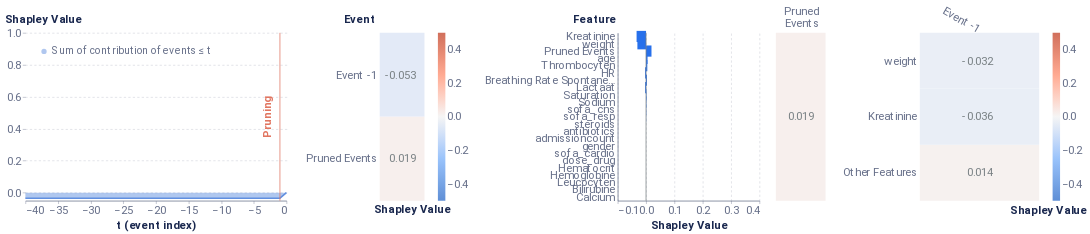

The cell this chart's notebook holds for it:
### Code cell
import shap
from timeshap.explainer import local_report

pruning_dict = {'tol': 0.025}
event_dict = {'rs': 42, 'nsamples': 281}
feature_dict = {'rs': 42, 'nsamples': 281, 'feature_names': train_features, 'plot_features': plot_feats}
cell_dict = {'rs': 42, 'nsamples': 281, 'top_x_feats': 2, 'top_x_events': 2}
local_report(f_hs, pos_x_data, pruning_dict, event_dict, feature_dict, cell_dict, average_event, entity_uuid=positive_incorrect_id, entity_col='admissionid')

### Figure 1 — Vega-Lite specification as saved in the notebook (floating-point values rounded to 4 significant figures)
{"config": {"axis": {"domain": true, "domainColor": "#666F89", "grid": false, "gridCap": "round", "gridColor": "#B3B7C4", "gridDash": [2, 4], "gridWidth": 0.5, "labelColor": "#666F89", "labelFont": "Roboto, Arial, sans-serif", "labelPadding": 2, "tickColor": "#666F89", "tickOpacity": 0.5, "tickSize": 4, "titleColor": "#19274E", "titleFont": "Roboto, Arial, sans-serif", "titleFontSize": 12}, "axisBand": {"domain": true, "labelPadding": 4, "ticks": false}, "axisY": {"domain": false, "titleAlign": "left", "titleAngle": 0, "titleX": -20, "titleY": -10}, "legend": {"labelColor": "#666F89", "labelFont": "Roboto, Arial, sans-serif", "labelFontSize": 12, "symbolSize": 40, "titleColor": "#19274E", "titleFont": "Roboto, Arial, sans-serif", "titleFontSize": 12, "titlePadding": 4}, "arc": {"stroke": "#FFFFFF", "strokeWidth": 1}, "bar": {"fill": "#2770EB", "stroke": null}, "line": {"stroke": "#2770EB", "strokeWidth": 2}, "path": {"stroke": "#2770EB", "strokeWidth": 0.5}, "point": {"fill": "#2770EB", "shape": "circle", "filled": true}, "rect": {"fill": "#2770EB"}, "rule": {"stroke": "#666F89"}, "shape": {"stroke": "#2770EB"}, "text": {"color": "#19274E", "font": "Roboto, Arial, sans-serif", "fontSize": 12}, "range": {"category": ["#2770EB", "#77B98A", "#DA5252", "#FFC400", "#A87AEA", "#00A39E", "#19274E"], "diverging": ["#006360", "#2BB3AE", "#96D9D7", "#FFFFFF", "#EDAAAA", "#DA5252", "#811D1D"], "heatmap": ["#18448F", "#1B4EA5", "#2770EB", "#4C88EE", "#82ACF3", "#A6C4F7", "#E9F1FD"], "ramp": ["#18448F", "#1B4EA5", "#2770EB", "#4C88EE", "#82ACF3", "#A6C4F7", "#E9F1FD"]}, "background": "#FFFFFF", "group": {"fill": "#FFFFFF"}, "header": {"labelColor": "#19274E", "labelFont": "Roboto, Arial, sans-serif", "labelFontSize": 12, "titleColor": "#19274E", "titleFont": "Roboto, Arial, sans-serif", "titleFontSize": 16}, "title": {"anchor": "start", "color": "#19274E", "font": "Roboto, Arial, sans-serif", "fontSize": 20, "fontWeight": "bold", "offset": 20, "subtitleColor": "#19274E", "subtitleFontSize": 16}, "view": {"continuousHeight": 300, "continuousWidth": 400, "stroke": "transparent"}}, "hconcat": [{"layer": [{"mark": {"type": "area", "opacity": 0.5}, "encoding": {"color": {"field": "Coalition", "legend": {"fillColor": "white", "labelFontSize": 14, "labelLimit": 0, "orient": "top-left", "symbolSize": 50, "symbolStrokeWidth": 0, "title": null}, "scale": {"domain": ["Sum of contribution of events ≤ t"], "range": ["#618FE0"]}, "type": "nominal"}, "x": {"axis": {"labelFontSize": 15, "title": "t (event index)", "titleFontSize": 15}, "field": "t (event index)", "type": "quantitative"}, "y": {"axis": {"grid": true, "labelFontSize": 15, "titleFontSize": 15, "titleX": -28}, "field": "Shapley Value", "scale": {"domain": [-0.05, 1]}, "type": "quantitative"}}}, {"mark": "line", "encoding": {"color": {"field": "Coalition", "legend": {"fillColor": "white", "labelFontSize": 14, "labelLimit": 0, "orient": "top-left", "symbolSize": 50, "symbolStrokeWidth": 0, "title": null}, "scale": {"domain": ["Sum of contribution of events ≤ t"], "range": ["#618FE0"]}, "type": "nominal"}, "x": {"axis": {"labelFontSize": 15, "title": "t (event index)", "titleFontSize": 15}, "field": "t (event index)", "type": "quantitative"}, "y": {"axis": {"grid": true, "labelFontSize": 15, "titleFontSize": 15, "titleX": -28}, "field": "Shapley Value", "scale": {"domain": [-0.05, 1]}, "type": "quantitative"}}}, {"data": {"name": "data-a78e7365baaeffdc97857c4e82cc8124"}, "mark": {"type": "rule", "color": "#E17560"}, "encoding": {"x": {"field": "x", "type": "quantitative"}}}, {"data": {"name": "data-c1d76f8e2a7238ada1f530b85ecb2589"}, "mark": {"type": "text", "angle": 270, "color": "#E17560", "fontSize": 15, "fontWeight": "bold", "text": "Pruning"}, "encoding": {"x": {"field": "x", "type": "quantitative"}}}], "data": {"name": "data-e7f1e488fecb4313227b9d4ff44bf7d8"}, "height": 225, "width": 350}, {"layer": [{"mark": "rect", "encoding": {"color": {"field": "rounded", "legend": {"gradientLength": 225, "gradientThickness": 10, "labelFontSize": 15, "orient": "right"}, "scale": {"domain": [-0.5, 0.5], "range": ["#5f8fd6", "#99c3fb", "#f5f5f5", "#ffaa92", "#d16f5b"]}, "title": null, "type": "quantitative"}, "x": {"axis": {"title": "Shapley Value", "titleFontSize": 15}, "field": "column", "type": "ordinal"}, "y": {"axis": {"domain": false, "labelFontSize": 15, "title": "Event", "titleFontSize": 15, "titleX": -49}, "field": "Feature", "sort": ["Event -1", "Pruned Events"], "type": "ordinal"}}}, {"mark": {"type": "text", "align": "right", "baseline": "middle", "color": "#798184", "dx": 18, "fontSize": 15}, "encoding": {"text": {"field": "rounded_str", "type": "nominal"}, "x": {"axis": {"domain": false, "labels": false, "title": "Shapley Value", "titleX": 43}, "field": "column", "type": "ordinal"}, "y": {"axis": {"domain": false, "labelFontSize": 15, "title": "Event", "titleFontSize": 15, "titleX": -49}, "field": "Feature", "sort": ["Event -1", "Pruned Events"], "type": "ordinal"}}}], "data": {"name": "data-87882a16e3c1d3abfbfda84b9973d398"}, "height": 225, "width": 60}, {"layer": [{"data": {"name": "data-1926da0ac0104273abf93142a8770cca"}, "mark": {"type": "bar", "size": 15, "thickness": 1}, "encoding": {"x": {"axis": {"grid": true, "labelFontSize": 15, "title": "Shapley Value", "titleFontSize": 15}, "field": "Shapley Value", "scale": {"domain": [-0.1, 0.4]}, "type": "quantitative"}, "y": {"axis": {"labelFontSize": 15, "title": "Feature", "titleFontSize": 15, "titleX": -61}, "field": "Feature", "sort": {"field": "sort_col", "order": "descending"}, "type": "nominal"}}}, {"data": {"name": "data-9c00aa9dc2b1c1a0b4bf9b34ead12925"}, "mark": {"type": "rule", "color": "#798184"}, "encoding": {"x": {"field": "x", "type": "quantitative"}}}], "height": 225, "width": 190}, {"hconcat": [{"layer": [{"mark": "rect", "encoding": {"color": {"field": "rounded", "legend": null, "scale": {"domain": [-0.5, 0.5], "range": ["#5f8fd6", "#99c3fb", "#f5f5f5", "#ffaa92", "#d16f5b"]}, "title": null, "type": "quantitative"}, "x": {"axis": {"titleFontSize": 15}, "field": "Event", "type": "nominal"}, "y": {"axis": {"domain": false, "labels": false, "title": null}, "field": "Feature", "type": "nominal"}}}, {"mark": {"type": "text", "align": "right", "baseline": "middle", "color": "#798184", "dx": 18, "fontSize": 15}, "encoding": {"text": {"field": "rounded_str", "type": "nominal"}, "x": {"axis": {"domain": false, "labelAngle": 0, "labelFontSize": 15, "labelOffset": 24, "labelPadding": 30, "orient": "top", "title": null}, "field": "Event", "type": "nominal"}, "y": {"axis": {"domain": false, "labels": false, "title": null}, "field": "Feature", "type": "nominal"}}}], "data": {"name": "data-25e68bf8d119cce61e47b319442c8daf"}, "height": 225, "width": 66.67}, {"layer": [{"mark": "rect", "encoding": {"color": {"field": "rounded", "legend": {"gradientLength": 225, "gradientThickness": 10, "labelFontSize": 15, "orient": "right"}, "scale": {"domain": [-0.5, 0.5], "range": ["#5f8fd6", "#99c3fb", "#f5f5f5", "#ffaa92", "#d16f5b"]}, "title": null, "type": "quantitative"}, "x": {"axis": {"titleFontSize": 15}, "field": "Event", "sort": ["Event -1"], "type": "nominal"}, "y": {"axis": {"domain": false, "labelFontSize": 15, "title": null}, "field": "Feature", "sort": ["weight", "Kreatinine"], "type": "nominal"}}}, {"mark": {"type": "text", "align": "right", "baseline": "middle", "color": "#798184", "dx": 18, "fontSize": 15}, "encoding": {"text": {"field": "rounded_str", "type": "nominal"}, "x": {"axis": {"domain": false, "labelAngle": 30, "labelFontSize": 15, "orient": "top", "title": "Shapley Value", "titleX": 172, "titleY": 245}, "field": "Event", "sort": ["Event -1"], "type": "nominal"}, "y": {"axis": {"domain": false, "labelFontSize": 15, "title": null}, "field": "Feature", "sort": ["weight", "Kreatinine"], "type": "nominal"}}}], "data": {"name": "data-fae0d47bba9209ec70dcf70edb8fbdfa"}, "height": 225, "width": 160}], "resolve": {"scale": {"color": "independent"}}}], "resolve": {"scale": {"color": "independent"}}, "$schema": "https://vega.github.io/schema/vega-lite/v4.17.0.json", "datasets": {"data-e7f1e488fecb4313227b9d4ff44bf7d8": [{"Coalition": "Sum of contribution of events > t", "t (event index)": 0, "Shapley Value": -0.03421}, {"Coalition": "Sum of contribution of events ≤ t", "t (event index)": 0, "Shapley Value": 0.0}, {"Coalition": "Sum of contribution of events > t", "t (event index)": -1, "Shapley Value": 0.0}, {"Coalition": "Sum of contribution of events ≤ t", "t (event index)": -1, "Shapley Value": -0.03421}, {"Coalition": "Sum of contribution of events > t", "t (event index)": -2, "Shapley Value": 0.0}, {"Coalition": "Sum of contribution of events ≤ t", "t (event index)": -2, "Shapley Value": -0.03421}, {"Coalition": "Sum of contribution of events > t", "t (event index)": -3, "Shapley Value": 0.0}, {"Coalition": "Sum of contribution of events ≤ t", "t (event index)": -3, "Shapley Value": -0.03421}, {"Coalition": "Sum of contribution of events > t", "t (event index)": -4, "Shapley Value": 0.0}, {"Coalition": "Sum of contribution of events ≤ t", "t (event index)": -4, "Shapley Value": -0.03421}, {"Coalition": "Sum of contribution of events > t", "t (event index)": -5, "Shapley Value": 0.0}, {"Coalition": "Sum of contribution of events ≤ t", "t (event index)": -5, "Shapley Value": -0.03421}, {"Coalition": "Sum of contribution of events > t", "t (event index)": -6, "Shapley Value": 0.0}, {"Coalition": "Sum of contribution of events ≤ t", "t (event index)": -6, "Shapley Value": -0.03421}, {"Coalition": "Sum of contribution of events > t", "t (event index)": -7, "Shapley Value": 0.0}, {"Coalition": "Sum of contribution of events ≤ t", "t (event index)": -7, "Shapley Value": -0.03421}, {"Coalition": "Sum of contribution of events > t", "t (event index)": -8, "Shapley Value": 0.0}, {"Coalition": "Sum of contribution of events ≤ t", "t (event index)": -8, "Shapley Value": -0.03421}, {"Coalition": "Sum of contribution of events > t", "t (event index)": -9, "Shapley Value": 0.0}, {"Coalition": "Sum of contribution of events ≤ t", "t (event index)": -9, "Shapley Value": -0.03421}, {"Coalition": "Sum of contribution of events > t", "t (event index)": -10, "Shapley Value": 0.0}, {"Coalition": "Sum of contribution of events ≤ t", "t (event index)": -10, "Shapley Value": -0.03421}, {"Coalition": "Sum of contribution of events > t", "t (event index)": -11, "Shapley Value": 0.0}, {"Coalition": "Sum of contribution of events ≤ t", "t (event index)": -11, "Shapley Value": -0.03421}, {"Coalition": "Sum of contribution of events > t", "t (event index)": -12, "Shapley Value": 0.0}, {"Coalition": "Sum of contribution of events ≤ t", "t (event index)": -12, "Shapley Value": -0.03421}, {"Coalition": "Sum of contribution of events > t", "t (event index)": -13, "Shapley Value": 0.0}, {"Coalition": "Sum of contribution of events ≤ t", "t (event index)": -13, "Shapley Value": -0.03421}, {"Coalition": "Sum of contribution of events > t", "t (event index)": -14, "Shapley Value": 0.0}, {"Coalition": "Sum of contribution of events ≤ t", "t (event index)": -14, "Shapley Value": -0.03421}, {"Coalition": "Sum of contribution of events > t", "t (event index)": -15, "Shapley Value": 0.0}, {"Coalition": "Sum of contribution of events ≤ t", "t (event index)": -15, "Shapley Value": -0.03421}, {"Coalition": "Sum of contribution of events > t", "t (event index)": -16, "Shapley Value": 0.0}, {"Coalition": "Sum of contribution of events ≤ t", "t (event index)": -16, "Shapley Value": -0.03421}, {"Coalition": "Sum of contribution of events > t", "t (event index)": -17, "Shapley Value": 0.0}, {"Coalition": "Sum of contribution of events ≤ t", "t (event index)": -17, "Shapley Value": -0.03421}, {"Coalition": "Sum of contribution of events > t", "t (event index)": -18, "Shapley Value": 0.0}, {"Coalition": "Sum of contribution of events ≤ t", "t (event index)": -18, "Shapley Value": -0.03421}, {"Coalition": "Sum of contribution of events > t", "t (event index)": -19, "Shapley Value": 0.0}, {"Coalition": "Sum of contribution of events ≤ t", "t (event index)": -19, "Shapley Value": -0.03421}, {"Coalition": "Sum of contribution of events > t", "t (event index)": -20, "Shapley Value": 0.0}, {"Coalition": "Sum of contribution of events ≤ t", "t (event index)": -20, "Shapley Value": -0.03421}, {"Coalition": "Sum of contribution of events > t", "t (event index)": -21, "Shapley Value": 0.0}, {"Coalition": "Sum of contribution of events ≤ t", "t (event index)": -21, "Shapley Value": -0.03421}, {"Coalition": "Sum of contribution of events > t", "t (event index)": -22, "Shapley Value": 0.0}, {"Coalition": "Sum of contribution of events ≤ t", "t (event index)": -22, "Shapley Value": -0.03421}, {"Coalition": "Sum of contribution of events > t", "t (event index)": -23, "Shapley Value": 0.0}, {"Coalition": "Sum of contribution of events ≤ t", "t (event index)": -23, "Shapley Value": -0.03421}, {"Coalition": "Sum of contribution of events > t", "t (event index)": -24, "Shapley Value": 0.0}, {"Coalition": "Sum of contribution of events ≤ t", "t (event index)": -24, "Shapley Value": -0.03421}, {"Coalition": "Sum of contribution of events > t", "t (event index)": -25, "Shapley Value": 0.0}, {"Coalition": "Sum of contribution of events ≤ t", "t (event index)": -25, "Shapley Value": -0.03421}, {"Coalition": "Sum of contribution of events > t", "t (event index)": -26, "Shapley Value": 0.0}, {"Coalition": "Sum of contribution of events ≤ t", "t (event index)": -26, "Shapley Value": -0.03421}, {"Coalition": "Sum of contribution of events > t", "t (event index)": -27, "Shapley Value": 0.0}, {"Coalition": "Sum of contribution of events ≤ t", "t (event index)": -27, "Shapley Value": -0.03421}, {"Coalition": "Sum of contribution of events > t", "t (event index)": -28, "Shapley Value": 0.0}, {"Coalition": "Sum of contribution of events ≤ t", "t (event index)": -28, "Shapley Value": -0.03421}, {"Coalition": "Sum of contribution of events > t", "t (event index)": -29, "Shapley Value": 0.0}, {"Coalition": "Sum of contribution of events ≤ t", "t (event index)": -29, "Shapley Value": -0.03421}, {"Coalition": "Sum of contribution of events > t", "t (event index)": -30, "Shapley Value": 0.0}, {"Coalition": "Sum of contribution of events ≤ t", "t (event index)": -30, "Shapley Value": -0.03421}, {"Coalition": "Sum of contribution of events > t", "t (event index)": -31, "Shapley Value": 0.0}, {"Coalition": "Sum of contribution of events ≤ t", "t (event index)": -31, "Shapley Value": -0.03421}, {"Coalition": "Sum of contribution of events > t", "t (event index)": -32, "Shapley Value": 0.0}, {"Coalition": "Sum of contribution of events ≤ t", "t (event index)": -32, "Shapley Value": -0.03421}, {"Coalition": "Sum of contribution of events > t", "t (event index)": -33, "Shapley Value": 0.0}, {"Coalition": "Sum of contribution of events ≤ t", "t (event index)": -33, "Shapley Value": -0.03421}, {"Coalition": "Sum of contribution of events > t", "t (event index)": -34, "Shapley Value": 0.0}, {"Coalition": "Sum of contribution of events ≤ t", "t (event index)": -34, "Shapley Value": -0.03421}, {"Coalition": "Sum of contribution of events > t", "t (event index)": -35, "Shapley Value": 0.0}, {"Coalition": "Sum of contribution of events ≤ t", "t (event index)": -35, "Shapley Value": -0.03421}, {"Coalition": "Sum of contribution of events > t", "t (event index)": -36, "Shapley Value": 0.0}, {"Coalition": "Sum of contribution of events ≤ t", "t (event index)": -36, "Shapley Value": -0.03421}, {"Coalition": "Sum of contribution of events > t", "t (event index)": -37, "Shapley Value": 0.0}, {"Coalition": "Sum of contribution of events ≤ t", "t (event index)": -37, "Shapley Value": -0.03421}, {"Coalition": "Sum of contribution of events > t", "t (event index)": -38, "Shapley Value": 0.0}, {"Coalition": "Sum of contribution of events ≤ t", "t (event index)": -38, "Shapley Value": -0.03421}, {"Coalition": "Sum of contribution of events > t", "t (event index)": -39, "Shapley Value": 0.0}, {"Coalition": "Sum of contribution of events ≤ t", "t (event index)": -39, "Shapley Value": -0.03421}, {"Coalition": "Sum of contribution of events > t", "t (event index)": -40, "Shapley Value": 0.0}, {"Coalition": "Sum of contribution of events ≤ t", "t (event index)": -40, "Shapley Value": -0.03421}], "data-a78e7365baaeffdc97857c4e82cc8124": [{"x": -1}], "data-c1d76f8e2a7238ada1f530b85ecb2589": [{"x": -3}], "data-87882a16e3c1d3abfbfda84b9973d398": [{"Shapley Value": -0.05337, "Feature": "Event -1", "row": 1, "column": 1, "rounded": -0.053, "rounded_str": "-0.053"}, {"Shapley Value": 0.01916, "Feature": "Pruned Events", "row": 2, "column": 1, "rounded": 0.019, "rounded_str": "0.019"}], "data-1926da0ac0104273abf93142a8770cca": [{"Random seed": 42, "NSamples": 281, "Feature": "steroids", "Shapley Value": 0.0, "sort_col": 0.0}, {"Random seed": 42, "NSamples": 281, "Feature": "antibiotics", "Shapley Value": 0.0, "sort_col": 0.0}, {"Random seed": 42, "NSamples": 281, "Feature": "admissioncount", "Shapley Value": 0.0, "sort_col": 0.0}, {"Random seed": 42, "NSamples": 281, "Feature": "gender", "Shapley Value": 0.0, "sort_col": 0.0}, {"Random seed": 42, "NSamples": 281, "Feature": "age", "Shapley Value": 0.005333, "sort_col": 0.005333}, {"Random seed": 42, "NSamples": 281, "Feature": "weight", "Shapley Value": -0.0305, "sort_col": 0.0305}, {"Random seed": 42, "NSamples": 281, "Feature": "sofa_resp", "Shapley Value": 0.0004452, "sort_col": 0.0004452}, {"Random seed": 42, "NSamples": 281, "Feature": "sofa_cns", "Shapley Value": 0.0007037, "sort_col": 0.0007037}, {"Random seed": 42, "NSamples": 281, "Feature": "sofa_cardio", "Shapley Value": 0.0, "sort_col": 0.0}, {"Random seed": 42, "NSamples": 281, "Feature": "dose_drug", "Shapley Value": 0.0, "sort_col": 0.0}, {"Random seed": 42, "NSamples": 281, "Feature": "Hematocrit", "Shapley Value": 0.0, "sort_col": 0.0}, {"Random seed": 42, "NSamples": 281, "Feature": "Hemoglobine", "Shapley Value": 0.0, "sort_col": 0.0}, {"Random seed": 42, "NSamples": 281, "Feature": "Leucocyten", "Shapley Value": 0.0, "sort_col": 0.0}, {"Random seed": 42, "NSamples": 281, "Feature": "Thrombocyten", "Shapley Value": 0.004493, "sort_col": 0.004493}, {"Random seed": 42, "NSamples": 281, "Feature": "Bilirubine", "Shapley Value": 0.0, "sort_col": 0.0}, {"Random seed": 42, "NSamples": 281, "Feature": "Kreatinine", "Shapley Value": -0.03333, "sort_col": 0.03333}, {"Random seed": 42, "NSamples": 281, "Feature": "Lactaat", "Shapley Value": -0.003179, "sort_col": 0.003179}, {"Random seed": 42, "NSamples": 281, "Feature": "Breathing Rate Spontaneous", "Shapley Value": 0.003283, "sort_col": 0.003283}, {"Random seed": 42, "NSamples": 281, "Feature": "Sodium", "Shapley Value": 0.001008, "sort_col": 0.001008}, {"Random seed": 42, "NSamples": 281, "Feature": "Calcium", "Shapley Value": 0.0, "sort_col": 0.0}, {"Random seed": 42, "NSamples": 281, "Feature": "HR", "Shapley Value": -0.003308, "sort_col": 0.003308}, {"Random seed": 42, "NSamples": 281, "Feature": "Saturation", "Shapley Value": 0.001635, "sort_col": 0.001635}, {"Random seed": 42, "NSamples": 281, "Feature": "Pruned Events", "Shapley Value": 0.0192, "sort_col": 0.0192}], "data-9c00aa9dc2b1c1a0b4bf9b34ead12925": [{"x": 0}], "data-25e68bf8d119cce61e47b319442c8daf": [{"Event": ["Pruned", "Events"], "Feature": "Other features", "rounded": 0.019, "rounded_str": "0.019"}], "data-fae0d47bba9209ec70dcf70edb8fbdfa": [{"Event": "Event -1", "Feature": "Other Features", "Shapley Value": 0.01426, "rounded": 0.014, "rounded_str": "0.014"}, {"Event": "Event -1", "Feature": "weight", "Shapley Value": -0.03162, "rounded": -0.032, "rounded_str": "-0.032"}, {"Event": "Event -1", "Feature": "Kreatinine", "Shapley Value": -0.03554, "rounded": -0.036, "rounded_str": "-0.036"}]}}
